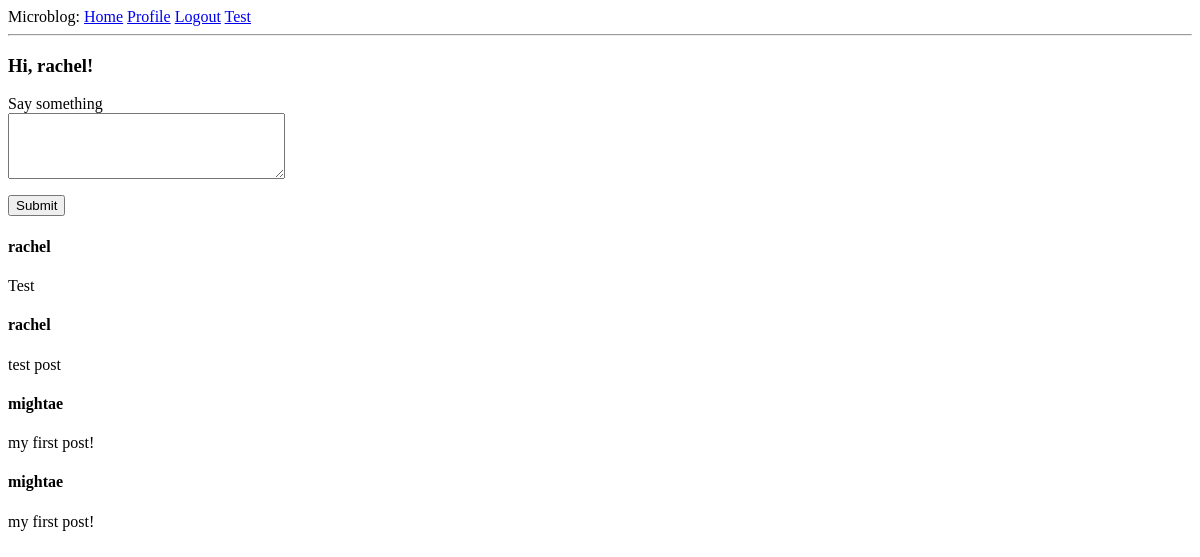
Before: /index (signed in) with the older database file.
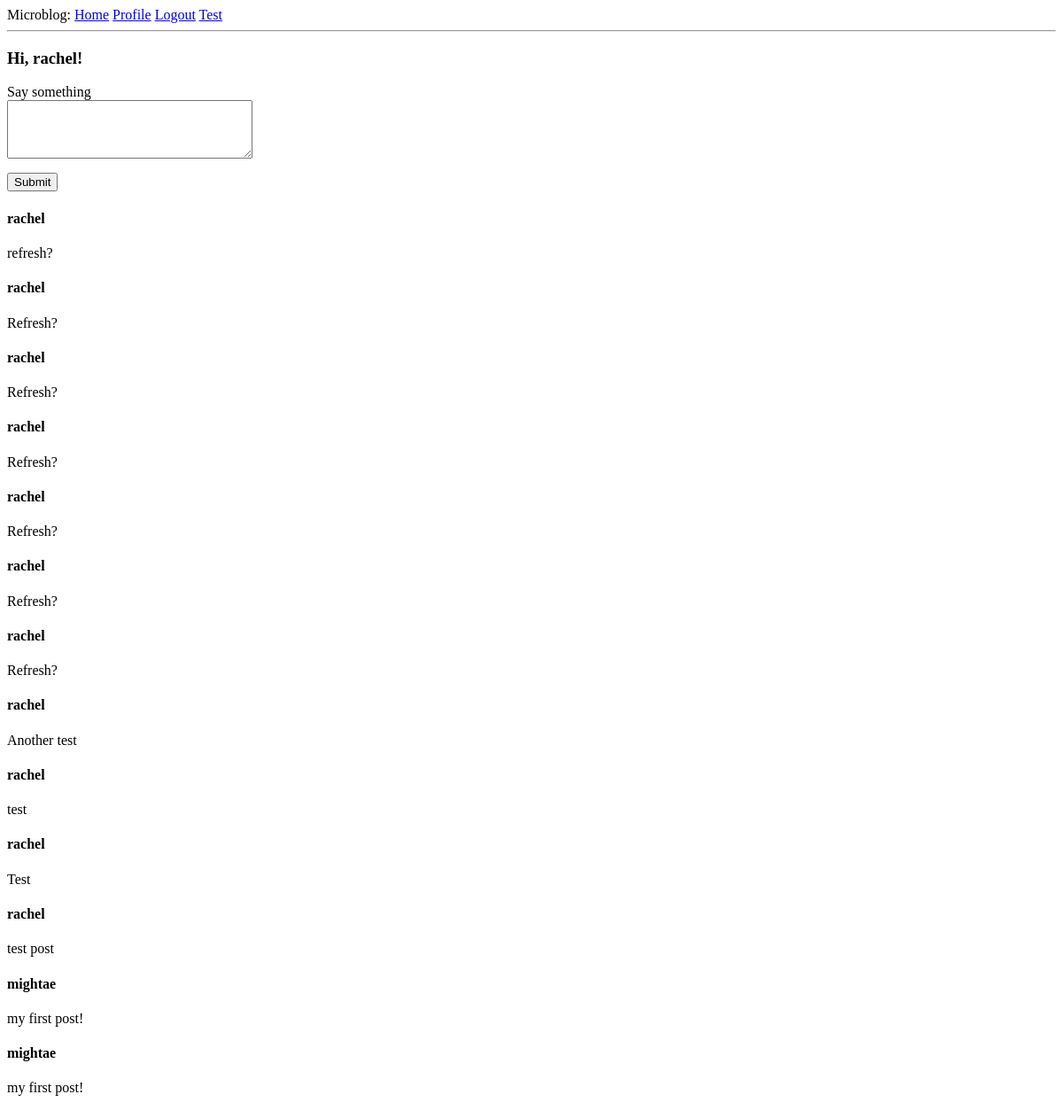
After: the same page with the newer database file.
### app/models.py (models this page shows, shortened)
class Post(db.Model):
    id = db.Column(db.Integer, primary_key=True)
    body = db.Column(db.String(140))
    timestamp = db.Column(db.DateTime, index=True, default=datetime.utcnow)
    user_id = db.Column(db.Integer, db.ForeignKey('user.id'))

class User(UserMixin, db.Model):
    id = db.Column(db.Integer, primary_key=True)
    username = db.Column(db.String(64), index=True, unique=True)
    email = db.Column(db.String(120), index=True, unique=True)
    pw_hash = db.Column(db.String(128))
    about_me = db.Column(db.String(140))
    datetime_joined = db.Column(db.DateTime, default=datetime.utcnow)
    datetime_last_seen = db.Column(db.DateTime, default=datetime.utcnow)
    posts = db.relationship('Post', backref='author', lazy='dynamic')
    followed = db.relationship(
        'User', # Self-referential
        secondary=followers, # Association table defined above
        primaryjoin=(followers.c.follower_id == id), # How left-side entity is linked: User's `id` matches the `follower_id` field of the association table
        secondaryjoin=(followers.c.followed_id == id), # How the right-side entity (followed user) is linked.
        backref=db.backref('followers', lazy='dynamic'), # How this relationship will be accessed from the right-side entity (followed)
        lazy='dynamic' # `dynamic` sets up the query to not run until specifically requested
    )
    def followed_posts(self):
        followed = Post.query.join(
            followers, (followers.c.followed_id == Post.user_id)).filter(
                followers.c.follower_id == self.id)
        own = Post.query.filter_by(user_id=self.id)
        return followed.union(own).order_by(Post.timestamp.desc())

### app/routes.py (the view)
@application.route('/', methods=['GET', 'POST'])
@application.route('/index', methods=['GET', 'POST'])
@login_required
def index():
    form = PostForm()
    if form.validate_on_submit():
        post = Post(body=form.post.data, author=current_user)
        db.session.add(post)
        db.session.commit()
        flash('Posted successfully.')
        return redirect(url_for('index'))
    posts = current_user.followed_posts().all()
    return render_template('index.html', title='Home', form=form, posts=posts)

### app/forms.py
class PostForm(FlaskForm):
    post = TextAreaField('Say something', validators=[
        DataRequired(), Length(min=1, max=140)])
    submit = SubmitField('Submit')

### app/models.py (called while the page is built)
@login.user_loader
def load_user(id):
    return User.query.get(int(id))

### app/routes.py (called while the page is built)
@application.before_request
def before_request():
    if current_user.is_authenticated:
        current_user.datetime_last_seen = datetime.utcnow()
        db.session.commit()

### app/templates/index.html (shortened to what this page needs)
{% extends "base.html" %}
{% block content %}
  <h3>Hi, {{ current_user.username }}!</h3>
  <form action="" method="POST">
    <p>
      {{ form.post.label }}<br>
      {{ form.post(cols=32, rows=4) }}<br>
    </p>
    <p>{{ form.submit() }}
  </form>
  {% for post in posts %}
  <div>
    <h4>{{ post.author.username }}</h4>
    <p>{{ post.body }}</p>
  </div>
  {% endfor %}
{% endblock %}

Changed rows visible on the page:
added Post: author.username "rachel", body "refresh?"
added Post: author.username "rachel", body "Refresh?"
added Post: author.username "rachel", body "Refresh?"
added Post: author.username "rachel", body "Refresh?"
added Post: author.username "rachel", body "Refresh?"
added Post: author.username "rachel", body "Refresh?"
added Post: author.username "rachel", body "Refresh?"
added Post: author.username "rachel", body "Another test"
added Post: author.username "rachel", body "test"
